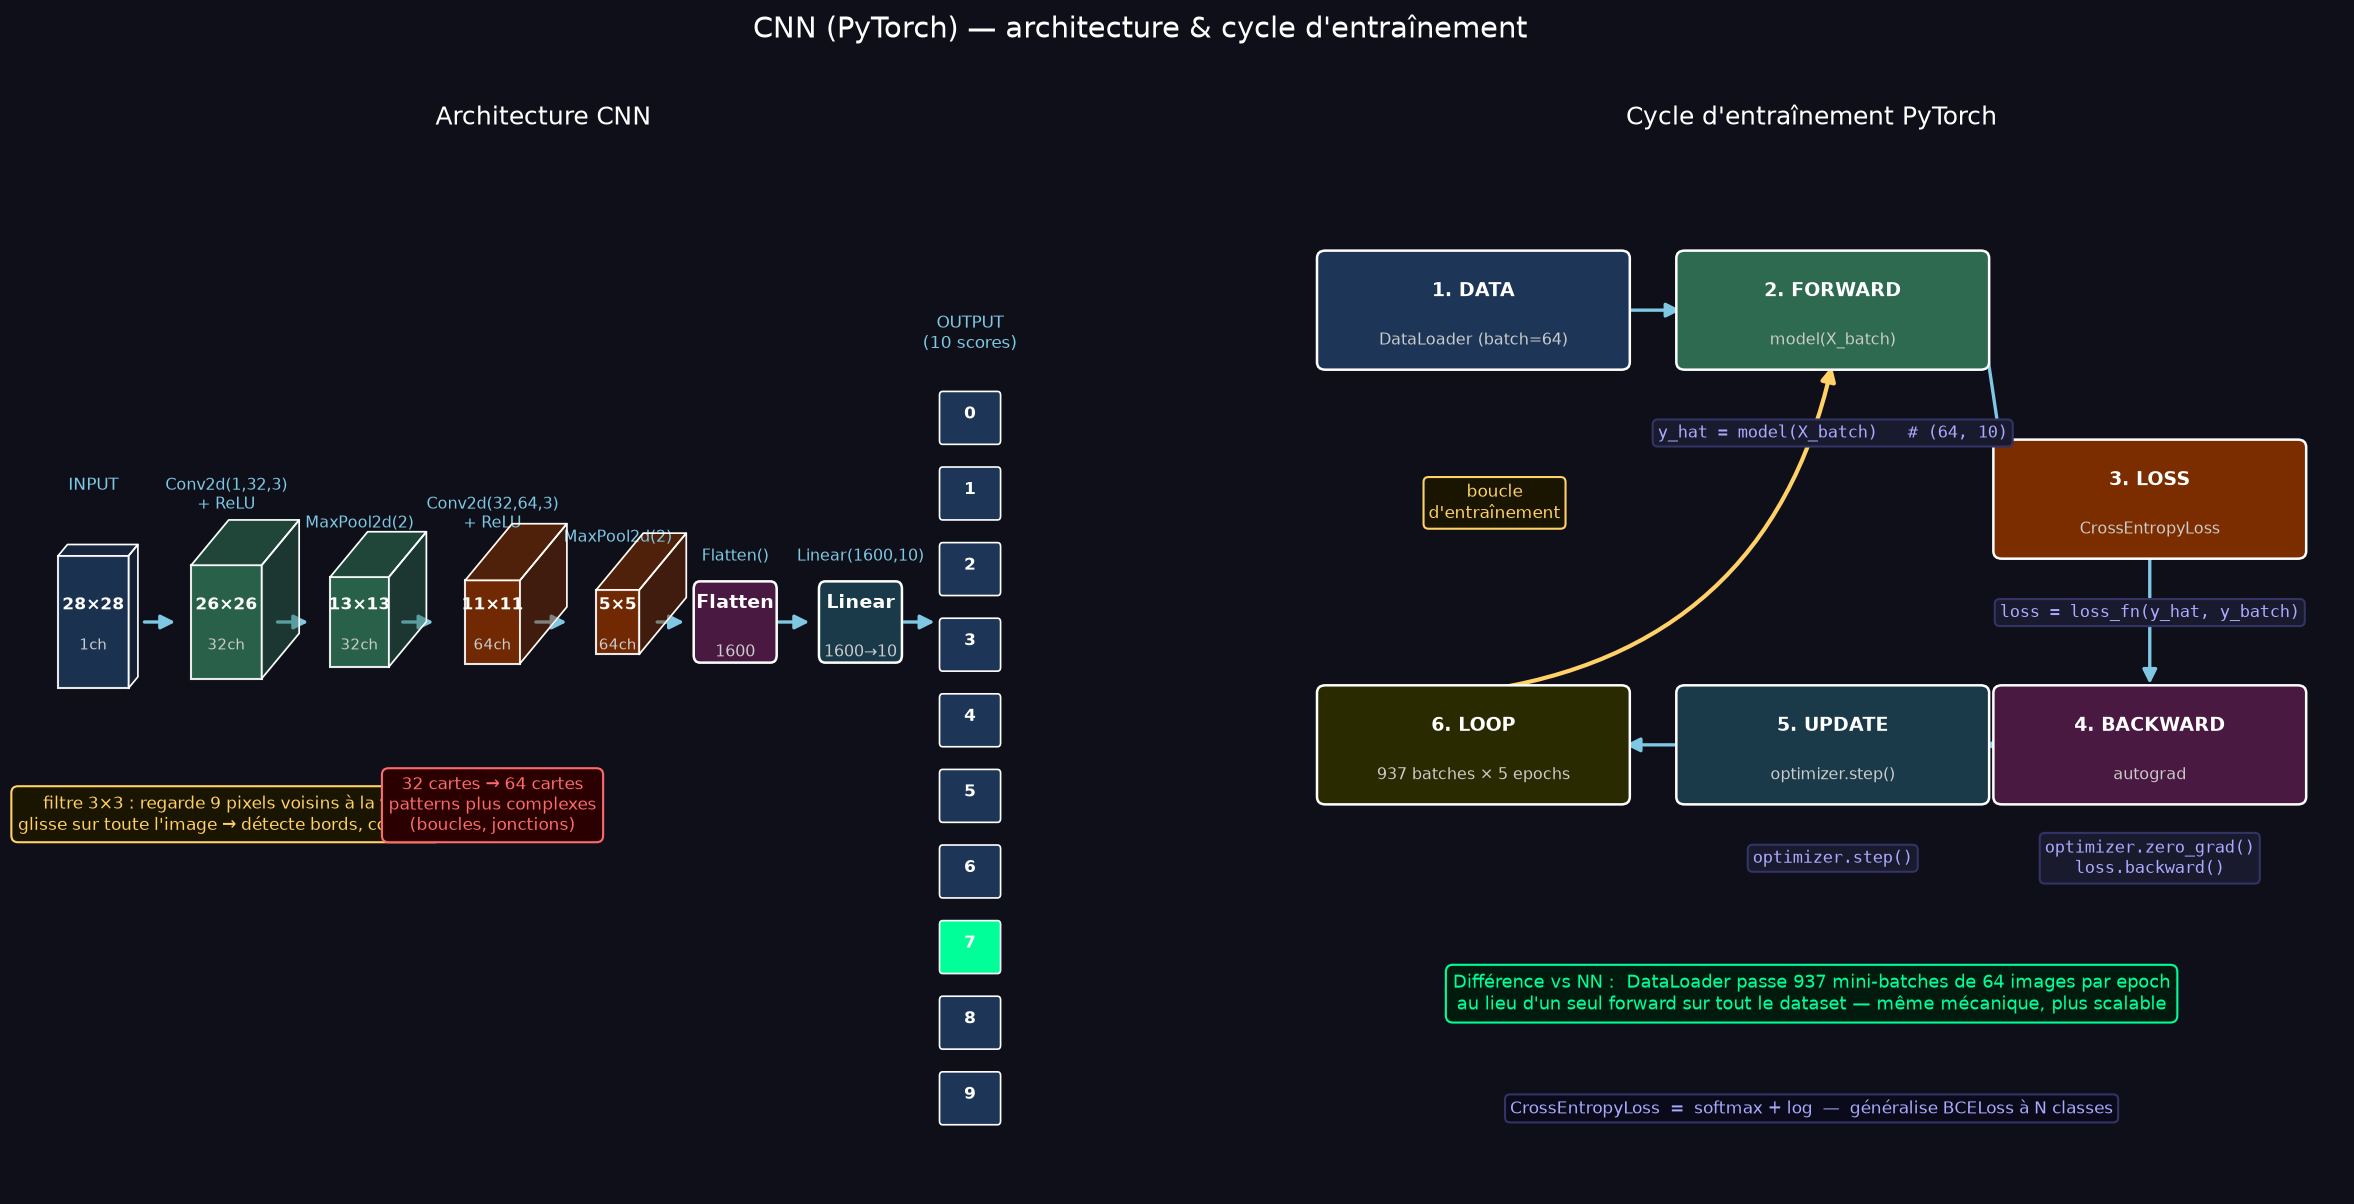

The Python source for this figure:
"""
python diagram.py  ->  diagram.png
Diagramme technique : architecture CNN + cycle d'entraînement.
"""
import os
import matplotlib.pyplot as plt
import matplotlib.patches as mpatches
import numpy as np

BG = "#0f0f1a"

fig, (ax_arch, ax_cycle) = plt.subplots(1, 2, figsize=(20, 9))
fig.patch.set_facecolor(BG)
fig.suptitle("CNN (PyTorch) — architecture & cycle d'entraînement",
             color="white", fontsize=14)


# ─────────────────────────────────────────────
# HELPERS
# ─────────────────────────────────────────────
def box(ax, x, y, w, h, color, label, sublabel=None, fontsize=9):
    rect = mpatches.FancyBboxPatch((x - w/2, y - h/2), w, h,
                                   boxstyle="round,pad=0.08",
                                   facecolor=color, edgecolor="white", lw=1.2, zorder=3)
    ax.add_patch(rect)
    ax.text(x, y + (0.2 if sublabel else 0), label,
            ha="center", va="center", color="white",
            fontsize=fontsize, fontweight="bold", zorder=4)
    if sublabel:
        ax.text(x, y - 0.32, sublabel, ha="center", va="center",
                color="#cccccc", fontsize=7.5, zorder=4)

def arrow(ax, x1, y1, x2, y2, color="#7ec8e3", label=None):
    ax.annotate("", xy=(x2, y2), xytext=(x1, y1),
                arrowprops=dict(arrowstyle="-|>", color=color, lw=1.6, mutation_scale=14),
                zorder=2)
    if label:
        mx, my = (x1+x2)/2, (y1+y2)/2
        ax.text(mx, my + 0.22, label, color=color, fontsize=7.5,
                ha="center", zorder=5)

def code(ax, x, y, txt, color="#aaaaff"):
    ax.text(x, y, txt, color=color, fontsize=8, ha="center", va="center",
            fontfamily="monospace", zorder=5,
            bbox=dict(boxstyle="round,pad=0.3", facecolor="#1a1a2e",
                      edgecolor="#333366", linewidth=1))

def feature_map(ax, x, y, w, h, depth, color, label, sublabel):
    # Représentation 3D d'une feature map en 3 faces
    offx, offy = 0.12, 0.12
    # Face avant
    rect = mpatches.FancyBboxPatch((x - w/2, y - h/2), w, h,
                                   boxstyle="square,pad=0",
                                   facecolor=color, edgecolor="white", lw=1.0, zorder=3,
                                   alpha=0.9)
    ax.add_patch(rect)
    # Face dessus
    xs = [x - w/2, x - w/2 + offx*depth, x + w/2 + offx*depth, x + w/2, x - w/2]
    ys = [y + h/2, y + h/2 + offy*depth, y + h/2 + offy*depth, y + h/2, y + h/2]
    ax.fill(xs, ys, color=color, alpha=0.6, zorder=3)
    ax.plot(xs, ys, color="white", lw=0.8, zorder=4)
    # Face droite
    xs2 = [x + w/2, x + w/2 + offx*depth, x + w/2 + offx*depth, x + w/2, x + w/2]
    ys2 = [y - h/2, y - h/2 + offy*depth, y + h/2 + offy*depth, y + h/2, y - h/2]
    ax.fill(xs2, ys2, color=color, alpha=0.45, zorder=3)
    ax.plot(xs2, ys2, color="white", lw=0.8, zorder=4)
    # Labels
    ax.text(x, y + 0.18, label, ha="center", va="center",
            color="white", fontsize=8, fontweight="bold", zorder=5)
    ax.text(x, y - 0.25, sublabel, ha="center", va="center",
            color="#cccccc", fontsize=7, zorder=5)


# ─────────────────────────────────────────────
# GAUCHE : Architecture CNN
# ─────────────────────────────────────────────
ax = ax_arch
ax.set_facecolor(BG)
ax.set_xlim(-0.5, 13)
ax.set_ylim(-1, 10)
ax.axis("off")
ax.set_title("Architecture CNN", color="white", fontsize=12, pad=12)

Y = 5.0

# Input
feature_map(ax, 0.5, Y, 0.9, 1.4, 1, "#1d3557", "28×28", "1ch")
ax.text(0.5, Y + 1.4, "INPUT", ha="center", color="#7ec8e3", fontsize=8)

arrow(ax, 1.1, Y, 1.6, Y)

# Conv1
feature_map(ax, 2.2, Y, 0.9, 1.2, 4, "#2d6a4f", "26×26", "32ch")
ax.text(2.2, Y + 1.2, "Conv2d(1,32,3)\n+ ReLU", ha="center", color="#7ec8e3", fontsize=7.5)

arrow(ax, 2.8, Y, 3.3, Y)

# Pool1
feature_map(ax, 3.9, Y, 0.75, 0.95, 4, "#2d6a4f", "13×13", "32ch")
ax.text(3.9, Y + 1.0, "MaxPool2d(2)", ha="center", color="#7ec8e3", fontsize=7.5)

arrow(ax, 4.4, Y, 4.9, Y)

# Conv2
feature_map(ax, 5.6, Y, 0.7, 0.88, 5, "#7b2d00", "11×11", "64ch")
ax.text(5.6, Y + 1.0, "Conv2d(32,64,3)\n+ ReLU", ha="center", color="#7ec8e3", fontsize=7.5)

arrow(ax, 6.1, Y, 6.6, Y)

# Pool2
feature_map(ax, 7.2, Y, 0.55, 0.68, 5, "#7b2d00", "5×5", "64ch")
ax.text(7.2, Y + 0.85, "MaxPool2d(2)", ha="center", color="#7ec8e3", fontsize=7.5)

arrow(ax, 7.65, Y, 8.1, Y)

# Flatten
box(ax, 8.7, Y, 0.9, 0.7, "#4a1942", "Flatten", "1600")
ax.text(8.7, Y + 0.65, "Flatten()", ha="center", color="#7ec8e3", fontsize=7.5)

arrow(ax, 9.2, Y, 9.7, Y)

# FC
box(ax, 10.3, Y, 0.9, 0.7, "#1a3a4a", "Linear", "1600→10")
ax.text(10.3, Y + 0.65, "Linear(1600,10)", ha="center", color="#7ec8e3", fontsize=7.5)

arrow(ax, 10.8, Y, 11.3, Y)

# Output
for i, (digit, dy) in enumerate([(0,2.2),(1,1.4),(2,0.6),(3,-0.2),
                                   (4,-1.0),(5,-1.8),(6,-2.6),(7,-3.4),
                                   (8,-4.2),(9,-5.0)]):
    col = "#00ff99" if digit == 7 else "#1d3557"
    rect = mpatches.FancyBboxPatch((11.35, Y + dy - 0.28), 0.7, 0.48,
                                   boxstyle="round,pad=0.04",
                                   facecolor=col, edgecolor="white", lw=0.8, zorder=3)
    ax.add_patch(rect)
    ax.text(11.7, Y + dy, str(digit), ha="center", va="center",
            color="white", fontsize=8, fontweight="bold", zorder=4)

ax.text(11.7, Y + 2.9, "OUTPUT\n(10 scores)", ha="center", color="#7ec8e3", fontsize=8)

# Note kernel
ax.text(2.2, Y - 2.2,
        "filtre 3×3 : regarde 9 pixels voisins à la fois\nglisse sur toute l'image → détecte bords, courbes",
        color="#ffd166", fontsize=8, ha="center",
        bbox=dict(boxstyle="round,pad=0.4", facecolor="#1a1500", edgecolor="#ffd166", lw=1))

ax.text(5.6, Y - 2.2,
        "32 cartes → 64 cartes\npatterns plus complexes\n(boucles, jonctions)",
        color="#ff6b6b", fontsize=8, ha="center",
        bbox=dict(boxstyle="round,pad=0.4", facecolor="#2a0000", edgecolor="#ff6b6b", lw=1))


# ─────────────────────────────────────────────
# DROITE : Cycle d'entraînement
# ─────────────────────────────────────────────
ax2 = ax_cycle
ax2.set_facecolor(BG)
ax2.set_xlim(0, 10)
ax2.set_ylim(-0.5, 10.5)
ax2.axis("off")
ax2.set_title("Cycle d'entraînement PyTorch", color="white", fontsize=12, pad=12)

box(ax2, 1.8, 8.8, 2.8, 1.1, "#1d3557",  "1. DATA",       "DataLoader (batch=64)")
box(ax2, 5.2, 8.8, 2.8, 1.1, "#2d6a4f",  "2. FORWARD",    "model(X_batch)")
box(ax2, 8.2, 6.8, 2.8, 1.1, "#7b2d00",  "3. LOSS",       "CrossEntropyLoss")
box(ax2, 8.2, 4.2, 2.8, 1.1, "#4a1942",  "4. BACKWARD",   "autograd")
box(ax2, 5.2, 4.2, 2.8, 1.1, "#1a3a4a",  "5. UPDATE",     "optimizer.step()")
box(ax2, 1.8, 4.2, 2.8, 1.1, "#2a2a00",  "6. LOOP",       "937 batches × 5 epochs")

code(ax2, 5.2, 7.5,  "y_hat = model(X_batch)   # (64, 10)")
code(ax2, 8.2, 5.6,  "loss = loss_fn(y_hat, y_batch)")
code(ax2, 8.2, 3.0,  "optimizer.zero_grad()\nloss.backward()")
code(ax2, 5.2, 3.0,  "optimizer.step()")

arrow(ax2, 3.2, 8.8, 3.8, 8.8)
arrow(ax2, 6.6, 8.8, 6.8, 7.3)
arrow(ax2, 8.2, 6.3, 8.2, 4.8)
arrow(ax2, 6.8, 4.2, 6.6, 4.2)
arrow(ax2, 3.8, 4.2, 3.2, 4.2)

ax2.annotate("", xy=(5.2, 8.25), xytext=(1.8, 4.76),
             arrowprops=dict(arrowstyle="-|>", color="#ffd166",
                             lw=2.0, mutation_scale=14,
                             connectionstyle="arc3,rad=0.35"), zorder=2)
ax2.text(2.0, 6.6, "boucle\nd'entraînement",
         color="#ffd166", fontsize=8, ha="center",
         bbox=dict(boxstyle="round,pad=0.3", facecolor="#1a1500", edgecolor="#ffd166"))

# Différence clé vs NN
ax2.text(5.0, 1.4,
         "Différence vs NN :  DataLoader passe 937 mini-batches de 64 images par epoch\n"
         "au lieu d'un seul forward sur tout le dataset — même mécanique, plus scalable",
         color="#00ff99", fontsize=8.5, ha="center",
         bbox=dict(boxstyle="round,pad=0.4", facecolor="#001a0d", edgecolor="#00ff99", lw=1))

ax2.text(5.0, 0.3,
         "CrossEntropyLoss  =  softmax + log  —  généralise BCELoss à N classes",
         color="#aaaaff", fontsize=8, ha="center",
         bbox=dict(boxstyle="round,pad=0.3", facecolor="#0a0a1a", edgecolor="#333366", lw=1))


# ─────────────────────────────────────────────
# EXPORT
# ─────────────────────────────────────────────
out = os.path.join(os.path.dirname(__file__), "diagram.png")
fig.savefig(out, dpi=150, bbox_inches="tight", facecolor=BG)
print(f"Saved -> {out}")
